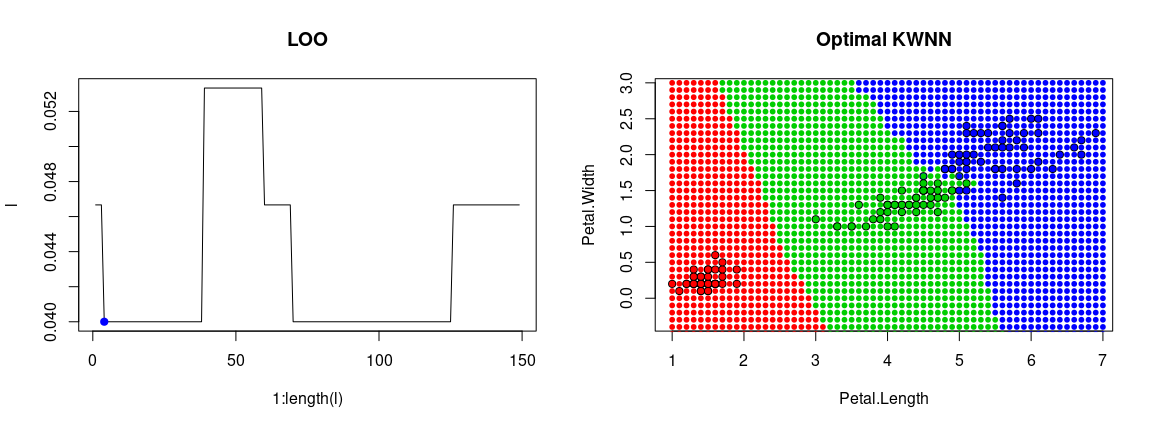

Source code (R):
petals <- iris[,3:4]
classes <- iris[,5]

euclidean_distance <- function(p1, p2) {
  sqrt(sum((p1 - p2) ^ 2))
}
get_distances <- function(points, u, dist_function) {
  apply(points, 1, dist_function, u)
}
get_weight <- function(i, k) {
  return ((k + 1 - i) / k)
}
weights_sum <- function(class, weights){
  sum(weights[names(weights) == class])
}


kwnn <- function(sorted_distances, k) {
  k_distances <- sorted_distances[1:k]
  weights <-get_weight(1:k, k)
  names(weights) <- names(k_distances)
  weights <- sapply(unique(names(weights)), weights_sum, weights)
  return(names(which.max(weights)))
}

kwnn_loo <- function(points, classes) {
  size_y <- dim(points)[1]
  l <- rep(0, size_y-1)
  for (i in 1:size_y) {
    z <- points[i,]
    distances <- get_distances(points, z, euclidean_distance)[-i]
    names(distances) <- classes[-i]
    sort_distances <- sort(distances)
    for (k in 1:size_y-1) {
      l[k] <- l[k]+ifelse(kwnn(sort_distances, k) == classes[i], 0, 1)
    }
  }
  l <- l / size_y
  plot(1:length(l), l, type = "l", main="LOO")
  optimal_k <- which.min(l)
  points(optimal_k, l[optimal_k], pch = 19, col = "blue")
  text(optimal_k, l[optimal_k]+0.1, labels = paste("K=", optimal_k, " | LOO = ", round(l[optimal_k], 2)), pos = 4, col = "blue")
  return(optimal_k)
}

colors <- c("setosa" = "red", "versicolor" = "green3","virginica" = "blue")
par(mfrow = c(1, 2))
optimal_k <- kwnn_loo(petals, classes)
plot(petals, bg = colors[iris$Species], pch = 21, asp = 1, main="Optimal KWNN")
for (x in seq(1, 7, 0.1)) 
{
  for (y in seq(-1, 3, 0.1)) 
  {
    z <- c(x, y)
    distances <- get_distances(petals, z, euclidean_distance)
    names(distances) <- classes
    sort_distances <- sort(distances)
    bclass <- kwnn(sort_distances, optimal_k)
    # draw classified point
    points(z[1], z[2], col = colors[bclass], pch = 20) 
  }
}
